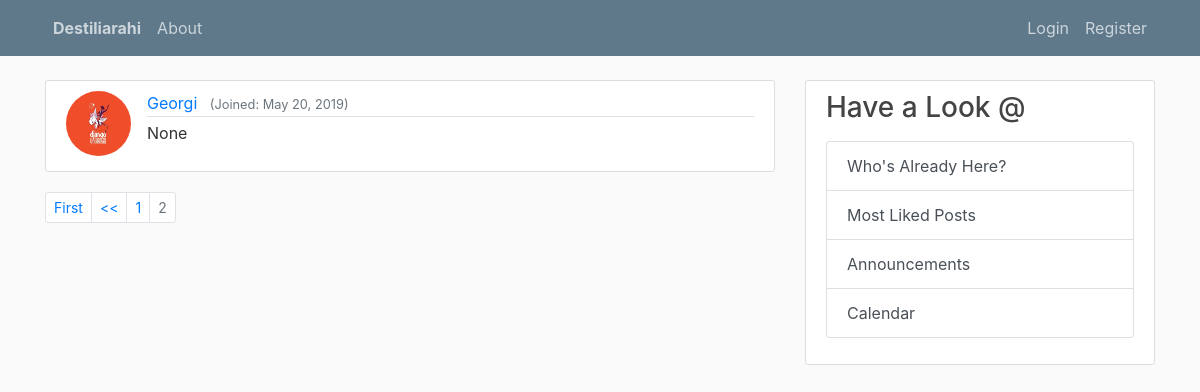
The page /profiles/all/?page=2 on the database as committed earlier.
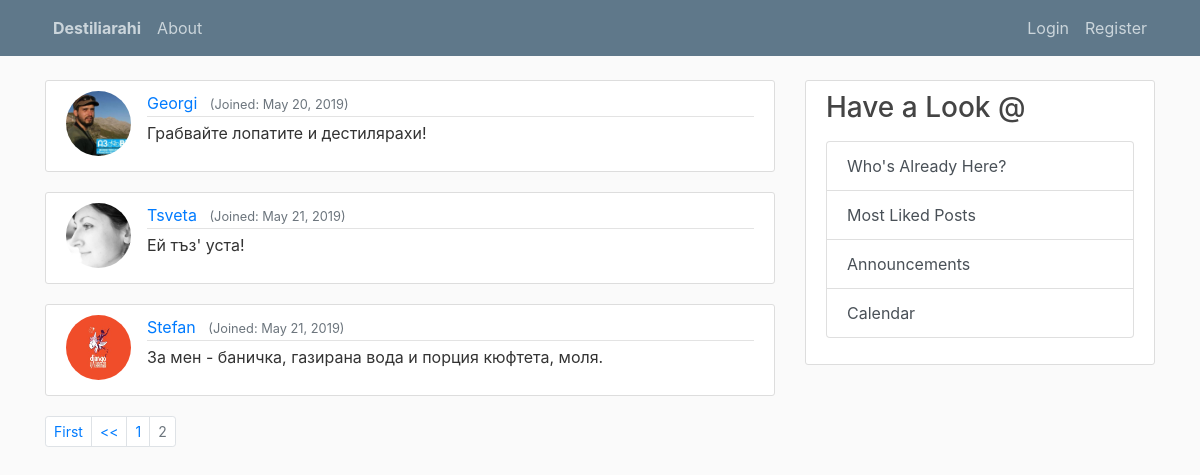
The same page on the database as committed later.
### users/models.py (models this page shows, shortened)
class Profile(models.Model):
    user = models.OneToOneField(User, on_delete=models.CASCADE) # if the User is deleted, the Profile will be deleted too, but not vice-versa
    image = models.ImageField(default='default.jpg', upload_to='profile_pics')
    about = models.CharField(max_length=350, null=True, blank=True)

### users/views.py (the view)
# urls.py: path('profiles/all/', user_views.ProfileListView.as_view(), name='profiles-all'),
class ProfileListView(ListView):
    model = Profile
    template_name = 'users/profiles_list.html'   # if we do not have template_name variable, by default django's class based view
    profiles = Profile.objects.all()
    context_object_name = 'profiles'
    paginate_by = 5                             # 5 profiles per page

### users/templates/users/profiles_list.html (shortened to what this page needs)
{% extends "blog/base.html" %}
{% block content %}
    {% for profile in profiles %}
        <article class="media content-section">
          <img class="rounded-circle article-img" src="{{ profile.image.url }}">
          <div class="media-body">
            <div class="article-metadata">
              <a class="mr-2" href="{% url 'user-posts' profile.user.username %}">{{profile.user.username}}</a>
              <small class="text-muted">(Joined: {{profile.user.date_joined|date:"F d, Y"}})</small>
            </div>
              <p class="article-content">{{ profile.about}}</p>
          </div>
        </article>
    {% endfor %}
    {% if is_paginated %}
        <ul class="pagination pagination-sm">
            {% if page_obj.has_previous %}
                <li class = "page-item">
                    <a class = "page-link" href="?page=1">First</a>
                </li>
                <li class = "page-item">
                    <a class = "page-link" href="?page={{ page_obj.previous_page_number }}"><<</a>
                </li>
            {% endif %}
            {% for num in page_obj.paginator.page_range %}
                {% if page_obj.number == num %}
                    <li class = "page-item disabled">
                        <a class = "page-link" href="?page={{ num }}">{{ num }}</a>
                    </li>
                {% elif num > page_obj.number|add:'-3' and num < page_obj.number|add:'3' %}
                    <li class = "page-item">
                        <a class = "page-link" href="?page={{ num }}">{{ num }}</a>
                    </li>
                {% endif %}
            {% endfor %}
        </ul>
    {% endif %}
{% endblock %}

### blog/templates/blog/base.html (shortened to what this page needs)
<!DOCTYPE html>
<html lang="en">
<head>
    {% load static %}
    <link rel="stylesheet" href="https://stackpath.bootstrapcdn.com/bootstrap/4.3.1/css/bootstrap.min.css">
    <link rel = "stylesheet" type="text/css" href="{% static 'blog/main.css' %}">
</head>
<body>
    <header class="site-header">
      <nav class="navbar navbar-expand-md navbar-dark bg-steel fixed-top">
        <div class="container">
          <div class="collapse navbar-collapse" id="navbarToggle">
            <div class="navbar-nav mr-auto">
                <a class="nav-item nav-link font-weight-bolder" href="{% url 'blog-home' %}">Destiliarahi</a>
                <a class="nav-item nav-link" href="{% url 'blog-about' %}">About</a>
            </div>
            <div class="navbar-nav">
                {% if user.is_authenticated %}
                    <a class="nav-item nav-link" href="{% url 'post-create' %}">New Post</a>
                    <a class="nav-item nav-link" href="{% url 'profile' %}">Profile</a>
                    <a class="nav-item nav-link" href="{% url 'logout' %}">Logout</a>
                {% else %}
                    <a class="nav-item nav-link" href="{% url 'login' %}">Login</a>
                    <a class="nav-item nav-link" href="{% url 'register' %}">Register</a>
                {% endif %}
            </div>
          </div>
        </div>
      </nav>
    </header>
        <main role="main" class="container">
          <div class="row">
              <div class="col-md-8">
                {% block content %}{% endblock %}
              </div>
            <div class="col-md-4">
              <div class="content-section">
                <h3>Have a Look @</h3>
                <p class='text-muted'>
                  <div class="list-group">
                    <a class="list-group-item list-group-item-action" href="{% url 'profiles-all' %}">Who's Already Here?</a>
                    <a class="list-group-item list-group-item-action" href="#">Most Liked Posts</a>
                    <a class="list-group-item list-group-item-action" href="#">Announcements</a>
                    <a class="list-group-item list-group-item-action" href="#">Calendar</a>
                  </div>
                </p>
              </div>
            </div>
          </div>
        </main>
</body>
</html>

### blog/static/blog/main.css (style rules this page uses)
body { background: #fafafa; color: #333333; margin-top: 5rem; }
h1, h2, h3, h4, h5, h6 { color: #444444; }
ul { margin: 0; }
.bg-steel { background-color: #5f788a; }
.site-header .navbar-nav .nav-link { color: #cbd5db; }
.content-section { background: #ffffff; padding: 10px 20px; border: 1px solid #dddddd; border-radius: 3px; margin-bottom: 20px; }
.article-content { white-space: pre-line; }
.article-img { height: 65px; width: 65px; margin-right: 16px; }
.article-metadata { padding-bottom: 1px; margin-bottom: 4px; border-bottom: 1px solid #e3e3e3 }

Rows that differ between the two databases and show on the page:
changed Profile "Georgi": image: picture added in place of a placeholder; about "None" → "Грабвайте лопатите и дестилярахи!"
added Profile: image (picture), user.username "Tsveta", user.date_joined "May 21, 2019", about "Ей тъз' уста!"
added Profile: image (placeholder picture), user.username "Stefan", user.date_joined "May 21, 2019", about "За мен - баничка, газирана вода и порция кюфтета, моля."
